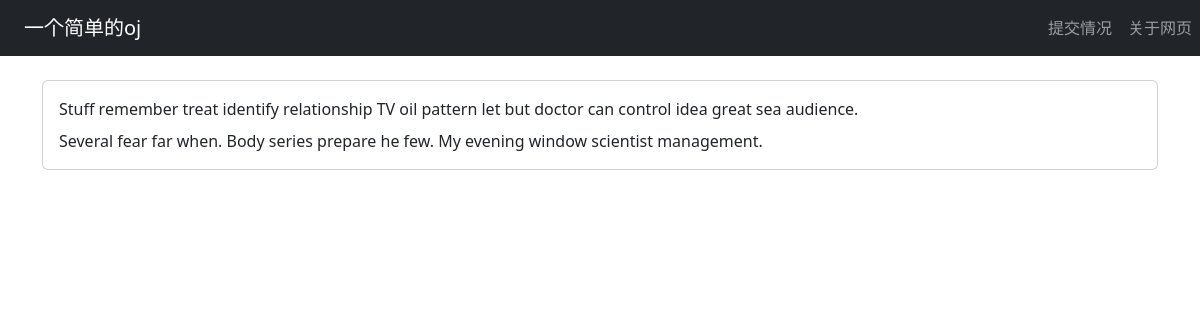
/problem/2, run on the app's committed database.
### oj/models.py (models this page shows)
class Problem(db.Model):
    id = db.Column(db.Integer, primary_key=True)
    title = db.Column(db.String(20), nullable=False)
    description = db.Column(db.Text, nullable=False)
    difficulty = db.Column(db.Integer, nullable=False)
    category = db.Column(db.String(10), nullable=False)
    input_sample = db.Column(db.Text, nullable=False)
    output_sample = db.Column(db.Text, nullable=False)
    __table_args__ = (
        db.Index('idx_category','category'),
        db.Index('idx_difficulty','difficulty'),
        db.Index('idx_title','title'),
    )

### oj/views.py (the view)
@oj.route('/problem/<int:id>')
def detail(id):
    problem = Problem.query.get(id)
    if problem is None:
        return "没有找到此id题目"
    return render_template('problem.html',problem=problem)

### oj/templates/problem.html (shortened to what this page needs)
{% extends "base.html" %}
{% block content %}
<div class="container mt-4">
<div class="card">
    <div class="card-body">
        <div class="card-title">{{ problem.title }}</div>
        <div class="card-text">
            {{ problem.description }}
        </div>
    </div>
</div>
</div>
{% endblock %}

### data on the page
Problem: title "Stuff remember treat identify relationship TV oil pattern let but doctor can control idea great sea audience.", description "Several fear far when. Body series prepare he few. My evening window scientist management."
